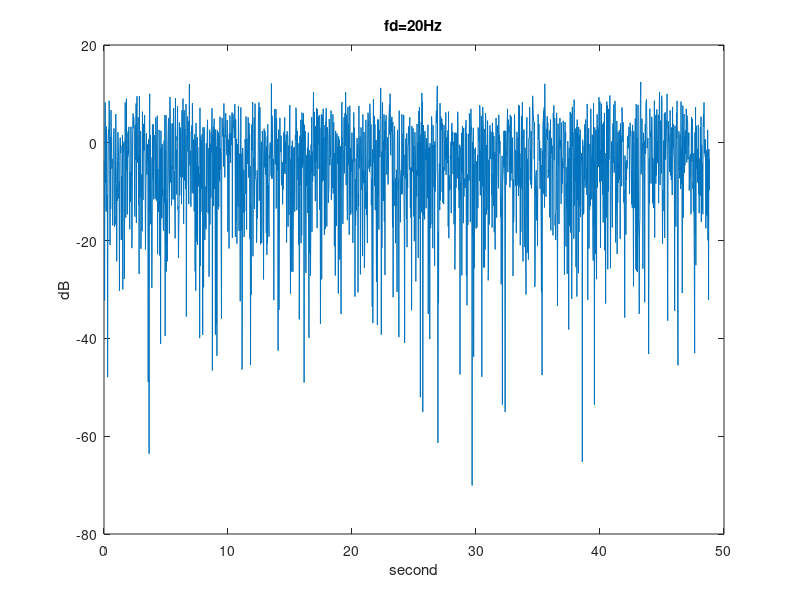
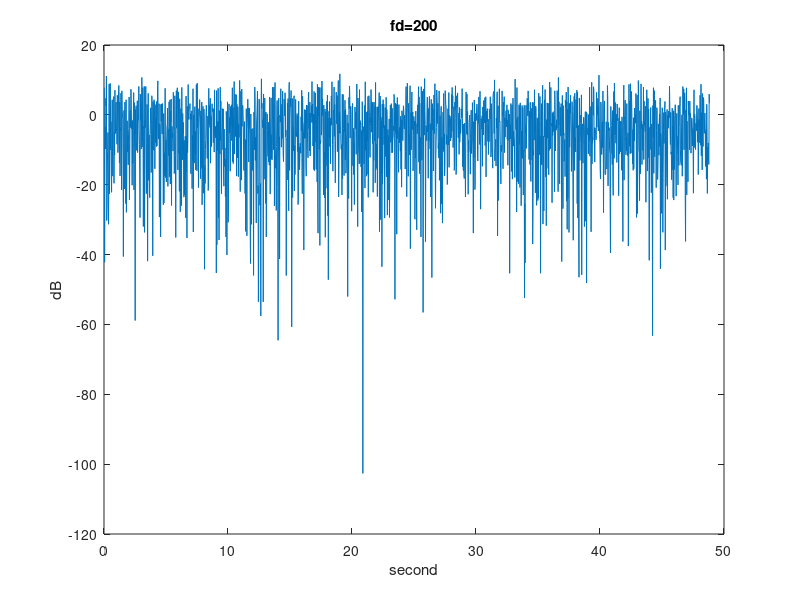

Write MATLAB code to recreate these figures, in order.
%%%%%%%%%%%%%%%%%%%%%%%%%%%%%%%%%%%%%%%%%%%%%%%%%%%%%%%%%%%
%%% Rayleigh Fading simulator %%%%%%%%%%%%%%%%%%%%%%%%%%%%%
%%% by Clarke's Method %%%%%%%%%%%%%%%%%%%%%%%%%%%%%%%%%%%%
%%%%%%%%%%%%%%%%%%%%%%%%%%%%%%%%%%%%%%%%%%%%%%%%%%%%%%%%%%%
clear all;

Sam=2000; % Sample number, need 2 sec
n=2000; % Number of gaussian variable (Large Number)

% doppler freq fd %%%%%%%%%%%%%
fd = [20 200];
f1m=fd(1).*cos(2*pi*rand(1,n));
f2m=fd(2).*cos(2*pi*rand(1,n));

% q: uniformly distributed phase [0, 2*pi] %%%%%%%%%%%%%%%%
% C: a real random variable sum(C^2)=1
C_unnorm = rand(1,n);
C = C_unnorm/sqrt(sum(C_unnorm.^2));
q=2*pi*rand(1,n);

%%%%%%%%%%%%%%%%%%%%%%%%%%%%%%%%%%%%%%%%%%%%%%%%%%%%%%%%%%%%
%% r(t) = ri(t)cos(2*pi*fc)-rq(t)sin(2*pi*fc)
%% ri(t) = sum(Cn*cos(2*pi*fd+q))
%% rq(t) = sum(Cn*sin(2*pi*fd+q))
%%%%%%%%%%%%%%%%%%%%%%%%%%%%%%%%%%%%%%%%%%%%%%%%%%%%%%%%%%%%

% to make 8192 samples => in Time duration 8192/(2*20)=204.8000
t=[1:Sam]*200/8192;

% for fd=20
for i=1:Sam
    ri(i)=sum(C.*cos(2*pi*f1m*t(i)+q));
    rq(i)=sum(C.*cos(2*pi*f1m*t(i)+q));
    r(i)=sqrt(ri(i)^2+rq(i)^2);
end

figure;
plot(t,10*log(r));
title('fd=20Hz');
xlabel('second');
ylabel('dB');


%%for fd=200
for i=1:Sam
    ri(i)=sum(C.*cos(2*pi*f2m*t(i)+q));
    rq(i)=sum(C.*cos(2*pi*f2m*t(i)+q));
    r(i)=sqrt(ri(i)^2+rq(i)^2);
end

figure;
plot(t,10*log(r));
title('fd=200');
xlabel('second');
ylabel('dB');


